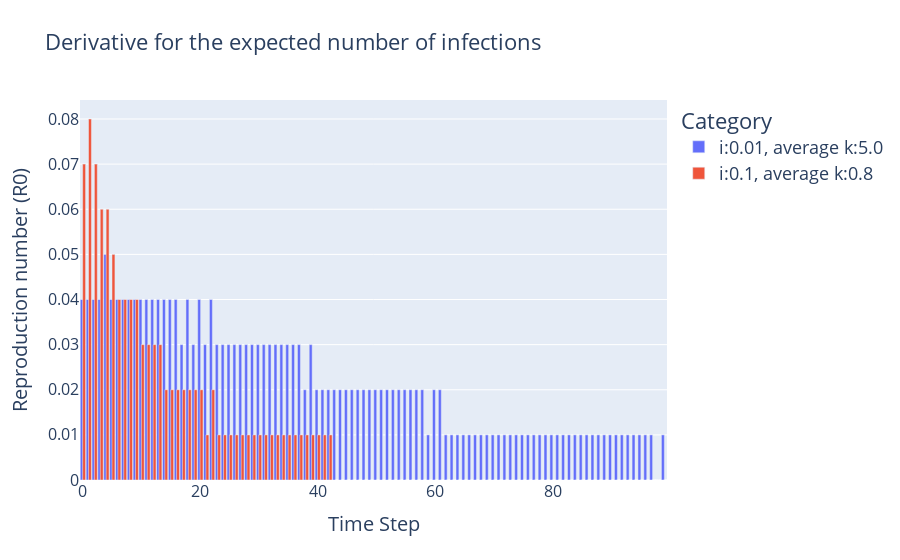

Notebook code cell kept with this figure:
### Code cell
titles = {
    'case_value': [f"i:{case['i']}, average k:{case['average_k']}" for case in cases],
    'fig_title': "Derivative for the expected number of infections",
    'x': "Time Step",
    'y': "Reproduction number (R0)"
}
plot_array(cases, titles, base='R0')

### Figure 1 — Plotly figure (JSON) as saved in the notebook; plotly's stock layout.template omitted (floating-point values rounded to 4 significant figures)
{"data": [{"name": "i:0.01, average k:5.0", "type": "bar", "width": 0.5, "x": [0, 1, 2, 3, 4, 5, 6, 7, 8, 9, 10, 11, 12, 13, 14, 15, 16, 17, 18, 19, 20, 21, 22, 23, 24, 25, 26, 27, 28, 29, 30, 31, 32, 33, 34, 35, 36, 37, 38, 39, 40, 41, 42, 43, 44, 45, 46, 47, 48, 49, 50, 51, 52, 53, 54, 55, 56, 57, 58, 59, 60, 61, 62, 63, 64, 65, 66, 67, 68, 69, 70, 71, 72, 73, 74, 75, 76, 77, 78, 79, 80, 81, 82, 83, 84, 85, 86, 87, 88, 89, 90, 91, 92, 93, 94, 95, 96, 97, 98, 99], "y": [0.04, 0.04, 0.04, 0.04, 0.05, 0.04, 0.04, 0.04, 0.04, 0.04, 0.04, 0.04, 0.04, 0.04, 0.04, 0.04, 0.04, 0.03, 0.04, 0.03, 0.04, 0.03, 0.04, 0.03, 0.03, 0.03, 0.03, 0.03, 0.03, 0.03, 0.03, 0.03, 0.03, 0.03, 0.03, 0.03, 0.03, 0.03, 0.02, 0.03, 0.02, 0.02, 0.02, 0.02, 0.02, 0.02, 0.02, 0.02, 0.02, 0.02, 0.02, 0.02, 0.02, 0.02, 0.02, 0.02, 0.02, 0.02, 0.02, 0.01, 0.02, 0.02, 0.01, 0.01, 0.01, 0.01, 0.01, 0.01, 0.01, 0.01, 0.01, 0.01, 0.01, 0.01, 0.01, 0.01, 0.01, 0.01, 0.01, 0.01, 0.01, 0.01, 0.01, 0.01, 0.01, 0.01, 0.01, 0.01, 0.01, 0.01, 0.01, 0.01, 0.01, 0.01, 0.01, 0.01, 0.01, 0.01, 0, 0.01]}, {"name": "i:0.1, average k:0.8", "type": "bar", "width": 0.5, "x": [0, 1, 2, 3, 4, 5, 6, 7, 8, 9, 10, 11, 12, 13, 14, 15, 16, 17, 18, 19, 20, 21, 22, 23, 24, 25, 26, 27, 28, 29, 30, 31, 32, 33, 34, 35, 36, 37, 38, 39, 40, 41, 42, 43, 44, 45, 46, 47, 48, 49, 50, 51, 52, 53, 54, 55, 56, 57, 58, 59, 60, 61, 62, 63, 64, 65, 66, 67, 68, 69, 70, 71, 72, 73, 74, 75, 76, 77, 78, 79, 80, 81, 82, 83, 84, 85, 86, 87, 88, 89, 90, 91, 92, 93, 94, 95, 96, 97, 98, 99], "y": [0.07, 0.08, 0.07, 0.06, 0.06, 0.05, 0.04, 0.04, 0.04, 0.04, 0.03, 0.03, 0.03, 0.03, 0.02, 0.02, 0.02, 0.02, 0.02, 0.02, 0.02, 0.01, 0.02, 0.01, 0.01, 0.01, 0.01, 0.01, 0.01, 0.01, 0.01, 0.01, 0.01, 0.01, 0.01, 0.01, 0.01, 0.01, 0.01, 0.01, 0.01, 0.01, 0.01, 0, 0, 0, 0, 0, 0, 0, 0, 0, 0, 0, 0, 0, 0, 0, 0, 0, 0, 0, 0, 0, 0, 0, 0, 0, 0, 0, 0, 0, 0, 0, 0, 0, 0, 0, 0, 0, 0, 0, 0, 0, 0, 0, 0, 0, 0, 0, 0, 0, 0, 0, 0, 0, 0, 0, 0, 0]}], "layout": {"legend": {"font": {"size": 18}, "title": {"text": "Category"}}, "title": {"font": {"size": 22}, "text": "Derivative for the expected number of infections"}, "xaxis": {"tickfont": {"size": 16}, "title": {"font": {"size": 20}, "text": "Time Step"}}, "yaxis": {"tickfont": {"size": 16}, "title": {"font": {"size": 20}, "text": "Reproduction number (R0)"}}}}
